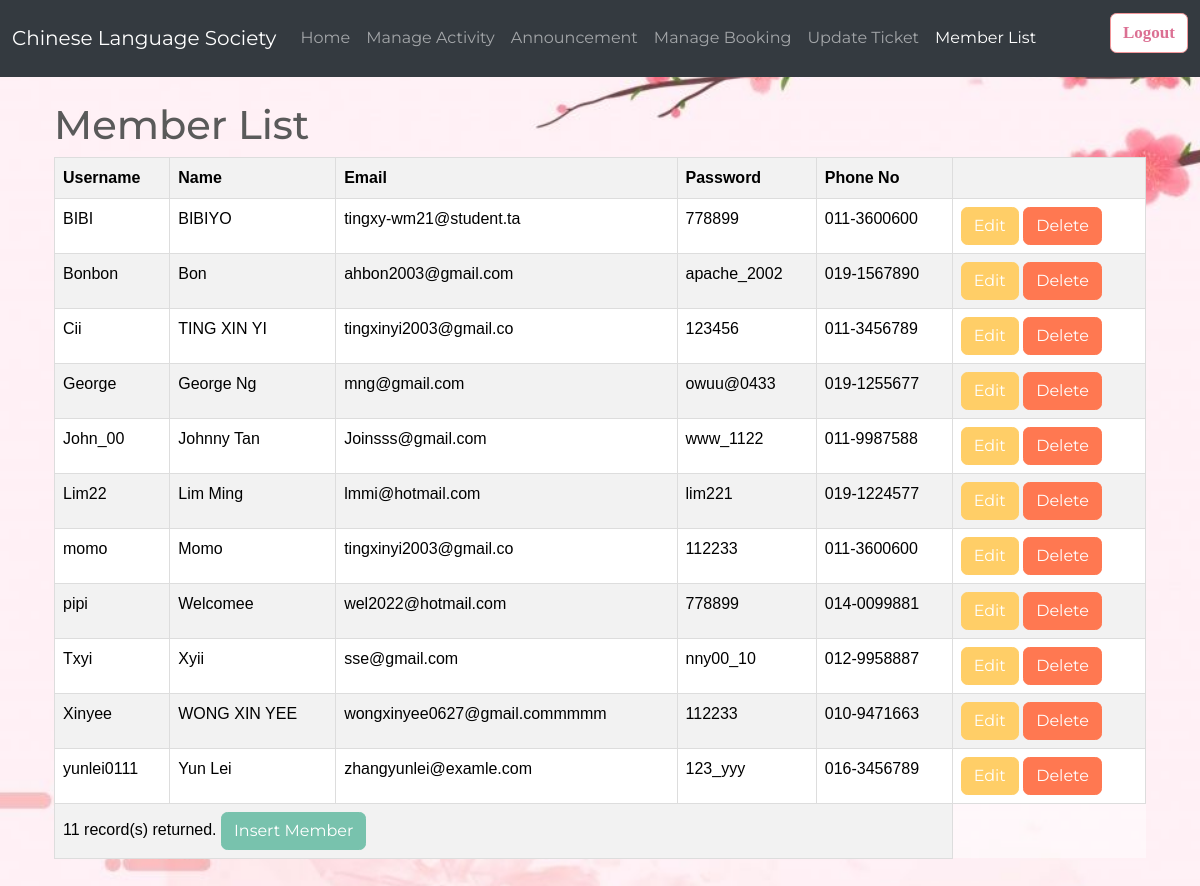
Page /member_list.php on the committed database.
### tables this page shows
CREATE TABLE `member` (
  `Username` varchar(15) NOT NULL,
  `Email` varchar(30) NOT NULL,
  `Password` varchar(15) NOT NULL,
  `PhoneNo` char(11) NOT NULL,
  `Name` varchar(50) NOT NULL,
  `Address` varchar(80) NOT NULL,
  `Birthday` date NOT NULL
);

### member_list.php (the view, shortened to what this page needs)
<!DOCTYPE html>
<html>
    <head>
     <link rel="stylesheet" href="https://bootswatch.com/5/minty/bootstrap.min.css">
     <link rel="stylesheet" href="member_list.css">
    </head>
    <body>
       <nav class="navbar navbar-expand-lg navbar-dark bg-dark">
        <div class="container-fluid">
         <a class="navbar-brand" href="admin.html">Chinese Language Society</a>
        <div class="collapse navbar-collapse" id="navbarColor02">
          <ul class="navbar-nav me-auto">
            <li class="nav-item">
              <a class="nav-link" href="admin.html">Home</a>
            </li>
            <li class="nav-item">
              <a class="nav-link" href="add_activity.php">Manage Activity</a>
            </li>
            <li class="nav-item">
              <a class="nav-link" href="Post_Announcement.php">Announcement</a>
            </li>
            <li class="nav-item">
              <a class="nav-link" href="manage.php">Manage Booking</a>
            </li>
            <li class="nav-item">
              <a class="nav-link" href="updticket.php">Update Ticket</a>
            </li>
            <li class="nav-item">
              <a class="nav-link active" href="member_list.php">Member List</a>
            </li>
          </ul>
                          <ul class="logout">
                  <a class="nav-link" href="logout.php"><button class="btn btn-secondary my-2 my-sm-0"><b>Logout</b></button></a>
              </ul>
        </div>
  </div>
</nav>
    <div class="container p-4">
            <h1>Member List</h1>
    </body>
</html>
<?php
include 'config.php';
$sql = "SELECT Username, Name, Email, Password, PhoneNo FROM member";
$result = $conn->query($sql);
$c1='Username';
$c2='Name';
$c3='Email';
$c4='Password';
$c5='PhoneNo';
if ($result->num_rows > 0) {
    echo "<table class='table table-striped' style='background-color: rgba(255,255,255,0.5)'><tr><th>Username</th><th>Name</th><th>Email</th><th>Password</th><th>Phone No</th><th></th></tr>";
    while ($row = $result->fetch_assoc()) {
        echo "<tr style='background-color: rgba(255,255,255,0.5)' ><td style='color:black'>$row[$c1]</td><td style='color:black'>$row[$c2]</td><td style='color:black'>$row[$c3]</td><td style='color:black'>$row[$c4]</td><td style='color:black'>$row[$c5]</td>"
           ."<td><a href='edit-member.php?Username=$row[$c1]' class='btn btn-warning'>Edit</a> "
           ."<a href='delete-member.php?Username=$row[$c1]' class='btn btn-danger'>Delete</a></td></tr>";
    }
    echo "<tr><td colspan=5>$result->num_rows record(s) returned. "
            . "<a href='insert-member.php' class='btn btn-primary'>Insert Member</a><tr>";
    echo "</table>";
} else {
    echo "0 results";
}
?>

### member_list.css (style rules this page uses)
body { background-image: url('background7.jpg'); background-size: cover; }
.logout { padding-top:5px; }
.logout .btn { background-color: white; color: palevioletred; font-size: 17px; font-family:serif; }
table { font-family: arial, sans-serif; border-collapse: collapse; width: 100%; background-color: rgb(225, 225, 225); }
td, th { border: 1px solid rgb(221, 221, 221); text-align: left; padding: 6px; }
tr:nth-child(even) { background-color: rgb(253, 245, 245); }

### rows in the picture
member: Username "BIBI", Name "BIBIYO", Email "tingxy-wm21@student.ta", Password "778899", PhoneNo "011-3600600"
member: Username "Bonbon", Name "Bon", Email "ahbon2003@gmail.com", Password "apache_2002", PhoneNo "019-1567890"
member: Username "Cii", Name "TING XIN YI", Email "tingxinyi2003@gmail.co", Password "123456", PhoneNo "011-3456789"
member: Username "George", Name "George Ng", Email "mng@gmail.com", Password "owuu@0433", PhoneNo "019-1255677"
member: Username "John_00", Name "Johnny Tan", Email "Joinsss@gmail.com", Password "www_1122", PhoneNo "011-9987588"
member: Username "Lim22", Name "Lim Ming", Email "lmmi@hotmail.com", Password "lim221", PhoneNo "019-1224577"
member: Username "momo", Name "Momo", Email "tingxinyi2003@gmail.co", Password "112233", PhoneNo "011-3600600"
member: Username "pipi", Name "Welcomee", Email "wel2022@hotmail.com", Password "778899", PhoneNo "014-0099881"
member: Username "Txyi", Name "Xyii", Email "sse@gmail.com", Password "nny00_10", PhoneNo "012-9958887"
member: Username "Xinyee", Name "WONG XIN YEE", Email "wongxinyee0627@gmail.commmmm", Password "112233", PhoneNo "010-9471663"
member: Username "yunlei0111", Name "Yun Lei", Email "zhangyunlei@examle.com", Password "123_yyy", PhoneNo "016-3456789"

### other values in the picture
$result->num_rows "11"
